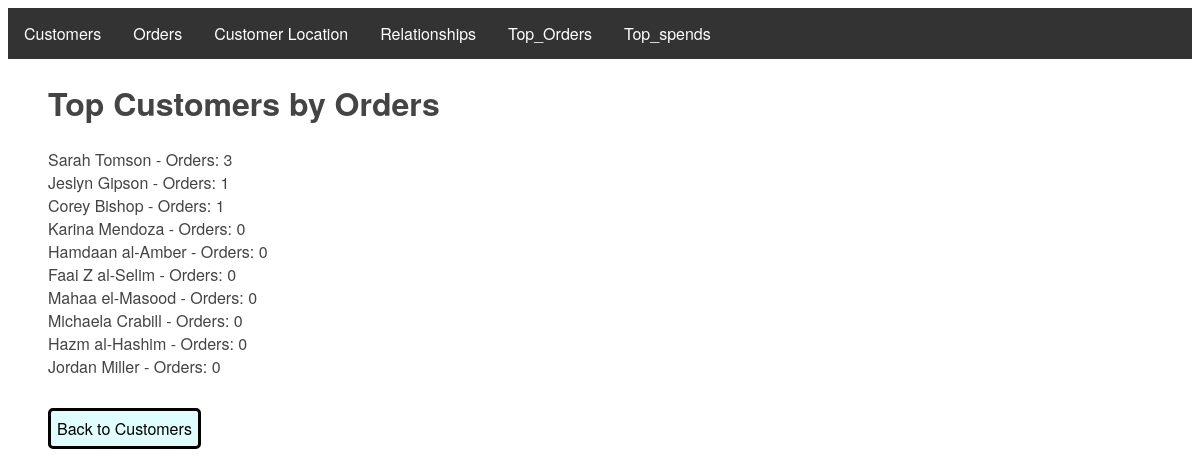
Page /top_orders on the committed database.
### app/models.py (models this page shows, shortened)
class Customer(db.Model):
    __tablename__ = 'Customer'
    customer_id = db.Column(db.Integer, primary_key=True)
    customer_first_name = db.Column(db.String(50))
    customer_last_name = db.Column(db.String(50))
    age = db.Column(db.Integer)
    country = db.Column(db.String(50))
    orders = db.relationship('Order',lazy=True)

### app/routes.py (the view)
@app.route('/top_orders')
def top_orders():
    customers = Customer.query.all()
    customers_most_orders = sorted(customers, key=lambda x: len(x.orders), reverse=True)[:10]
    return render_template('top_order.html', customers=customers_most_orders)

### app/templates/top_order.html
{% extends "base.html" %}
{% block content %}
    <h1>Top Customers by Orders</h1>
    <ul>
        {% for customer in customers %}
            <li>{{ customer.customer_first_name }} {{ customer.customer_last_name }} - Orders: {{ customer.orders|length }}</li>
        {% endfor %}
    </ul>
    <br>
    <div class="submit">
        <a href="{{ url_for('index') }}">Back to Customers</a>
    </div>
{% endblock %}

### app/static/styles/main.css (style rules this page uses)
body { margin: 3wh; padding: 0; font-family: "Helvetica Neue", Helvetica, Arial, sans-serif; color: #444; }
li { list-style: none; }
h1, h2 { margin-left: 40px; }
.submit a { width: 10rem; margin-left: 40px; border: solid black; border-radius: 5px; background-color: rgb(224, 253, 253); color: black; text-decoration: none; padding: 6px; margin-top: 20px; }

### rows in the picture
Customer: customer_first_name "Sarah", customer_last_name "Tomson", orders|length "3"
Customer: customer_first_name "Jeslyn", customer_last_name "Gipson", orders|length "1"
Customer: customer_first_name "Corey", customer_last_name "Bishop", orders|length "1"
Customer: customer_first_name "Karina", customer_last_name "Mendoza", orders|length "0"
Customer: customer_first_name "Hamdaan", customer_last_name "al-Amber", orders|length "0"
Customer: customer_first_name "Faai Z", customer_last_name "al-Selim", orders|length "0"
Customer: customer_first_name "Mahaa", customer_last_name "el-Masood", orders|length "0"
Customer: customer_first_name "Michaela", customer_last_name "Crabill", orders|length "0"
Customer: customer_first_name "Hazm", customer_last_name "al-Hashim", orders|length "0"
Customer: customer_first_name "Jordan", customer_last_name "Miller", orders|length "0"
